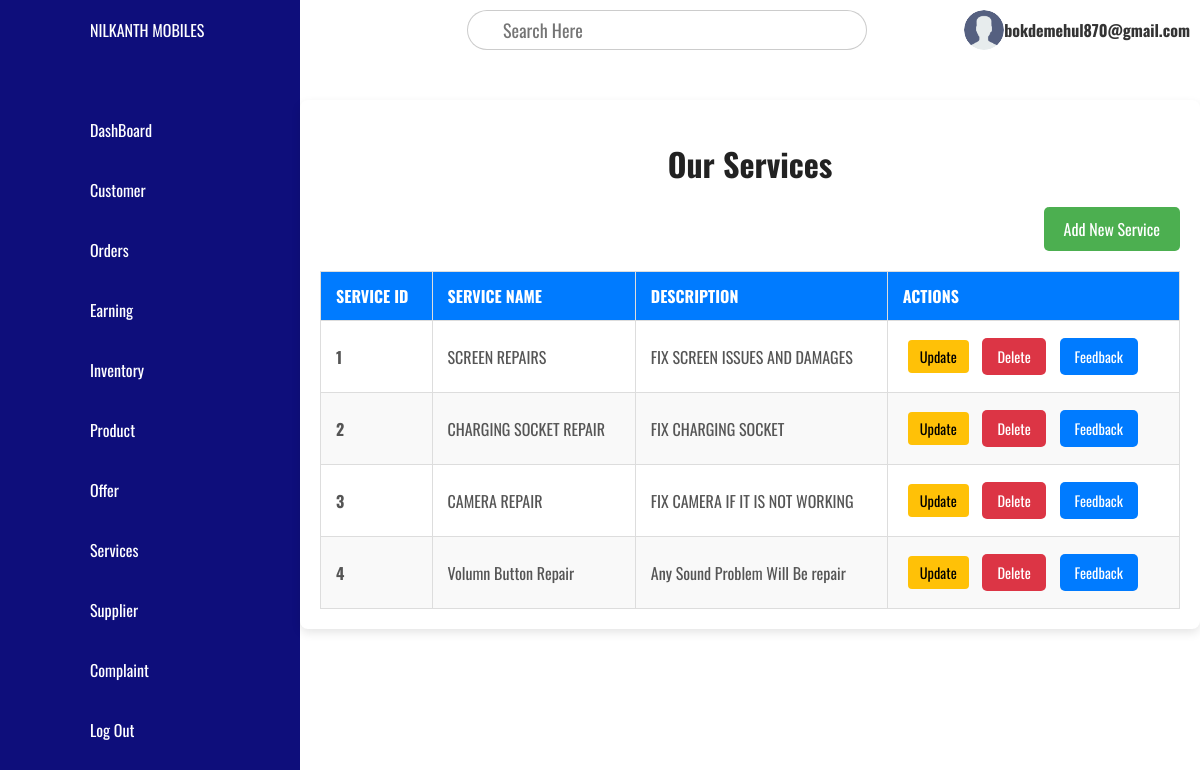
Page /project/admin/module/service.php (signed in) on the committed database.
### tables this page shows
CREATE TABLE `services` (
  `SERVICE_ID` int(11) NOT NULL,
  `SERVICE_NAME` varchar(50) NOT NULL,
  `DESCRIPTION` varchar(50) NOT NULL
);

### project/admin/module/service.php (the view, shortened to what this page needs)
<?php require_once "/xampp/htdocs/Project/config/db.php"; ?>
<?php
$serviceQuery = "SELECT SERVICE_ID, SERVICE_NAME, DESCRIPTION FROM services";
$serviceResult = $conn->query($serviceQuery);
?>
<!DOCTYPE html>
<html lang="en">
<head>
</head>
<body>
    <?php require_once "/xampp/htdocs/Project/admin/Nav.php"; ?>
    <div class="main">
        <?php require_once "/xampp/htdocs/Project/admin/main.php"; ?>
        <div class="service-container">
            <h1>Our Services</h1>
            <div class="add-service-form">
                <a href="/Project/admin/add/add_service.php" class="add-btn">Add New Service</a>
            </div>
            <?php if ($serviceResult->num_rows > 0): ?>
                <table>
                    <thead>
                        <tr>
                            <th>Service ID</th>
                            <th>Service Name</th>
                            <th>Description</th>
                            <th>Actions</th>
                        </tr>
                    </thead>
                    <tbody>
                        <?php while ($row = $serviceResult->fetch_assoc()): ?>
                            <tr>
                                <td><?php echo htmlspecialchars($row['SERVICE_ID']); ?></td>
                                <td><?php echo htmlspecialchars($row['SERVICE_NAME']); ?></td>
                                <td><?php echo htmlspecialchars($row['DESCRIPTION']); ?></td>
                                <td>
                                    <button class="action-btn update-btn" onclick="openModal('<?php echo $row['SERVICE_ID']; ?>', '<?php echo addslashes($row['SERVICE_NAME']); ?>', '<?php echo addslashes($row['DESCRIPTION']); ?>')">Update</button>
                                    <form action="/Project/admin/delete/delete_service.php" method="POST" style="display: inline;">
                                        <button type="submit" name="service_id" value="<?php echo $row['SERVICE_ID']; ?>" class="action-btn delete-btn" onclick="return confirm('Are you sure you want to delete this service?');">Delete</button>
                                    </form>
                                    <form action="feedback_service.php" method="get" style="display:inline;">
                                        <button class="action-btn service-btn" type="submit">Feedback</button>
                                    </form>
                                </td>
                            </tr>
                        <?php endwhile; ?>
                    </tbody>
                </table>
            <?php else: ?>
                <p style="text-align: center; color: #666;">No services found.</p>
            <?php endif; ?>
        </div>
    </div>
</body>
</html>

### project/assets/css/style.css (style rules this page uses)
* { font-family: "Oswald", serif; margin: 0; padding: 0; box-sizing: border-box; }
:root { --blue:rgb(14, 14, 123); --white: #fff; --gray: #f5f5f5; --black1: #222; --black2: #999; --primary:rgb(54, 54, 204); }
body { min-height: 100vh; overflow-x: hidden; }
.main { position: absolute; width: calc(100% - 300px); left: 300px; min-height: 100vh; background: var(--white); transition: 0.5s; }
.update-btn { background: #ffc107; color: #000; border: none; padding: 6px 12px; border-radius: 4px; cursor: pointer; }
h1 { text-align: center; margin: 20px 0; color: var(--black1); }

### project/admin/module/service.php (style rules this page uses)
body { font-family: 'Arial', sans-serif; margin: 0; padding: 0; background-color: #f4f4f9; color: #333; }
.service-container { max-width: 1200px; margin: 40px auto; padding: 20px; background-color: #ffffff; border-radius: 8px; box-shadow: 0 4px 10px rgba(0, 0, 0, 0.1); }
h1 { text-align: center; margin-bottom: 30px; font-size: 2em; color: #007BFF; }
.add-service-form { display: flex; justify-content: flex-end; margin-bottom: 20px; }
.add-btn { padding: 10px 20px; font-size: 16px; text-align: center; text-decoration: none; background-color: #4CAF50; color: white; border-radius: 5px; border: none; cursor: pointer; transition: background-color 0.3s ease; }
table { width: 100%; border-collapse: collapse; font-size: 1em; background-color: #ffffff; margin-top: 20px; }
th, td { padding: 12px 15px; text-align: left; border: 1px solid #ddd; }
th { background-color: #007BFF; color: #ffffff; text-transform: uppercase; font-weight: bold; }
tr:nth-child(even) { background-color: #f9f9f9; }
td { color: #555; }
td:first-child { font-weight: bold; }
.action-btn { padding: 8px 15px; margin: 5px; color: white; border: none; border-radius: 5px; cursor: pointer; font-size: 0.9em; }
.update-btn { background-color: #007bff; }
.delete-btn { background-color: #dc3545; }
.service-btn { background-color: #007BFF; }

### rows in the picture
services: SERVICE_ID "1", SERVICE_NAME "SCREEN REPAIRS", DESCRIPTION "FIX SCREEN ISSUES AND DAMAGES"
services: SERVICE_ID "2", SERVICE_NAME "CHARGING SOCKET REPAIR", DESCRIPTION "FIX CHARGING SOCKET"
services: SERVICE_ID "3", SERVICE_NAME "CAMERA REPAIR", DESCRIPTION "FIX CAMERA IF IT IS NOT WORKING"
services: SERVICE_ID "4", SERVICE_NAME "Volumn Button Repair", DESCRIPTION "Any Sound Problem Will Be repair"

### other values in the picture
$_SESSION['user_email'] "bokdemehul870@gmail.com"
